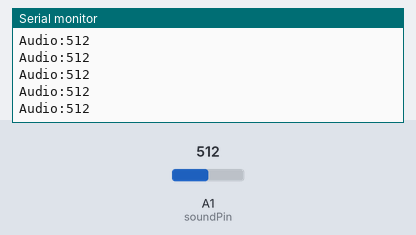
A sketch run on a simulated Arduino Uno, built with avr-gcc and run on an emulated ATmega328P. On the bench: the last lines printed to the serial monitor. Inputs (shaded band) come from the test bench; at power-on: A1 (soundPin) = 512.

Above: at 1.2 s.
1.3 s: A1 (soundPin) set to 993
At 1.61 s:
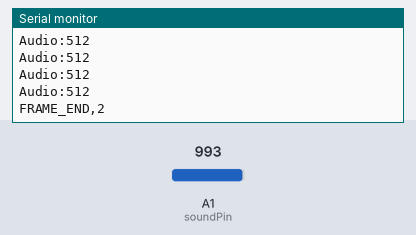
2.8 s: A1 (soundPin) set to 1016
At 3.32 s:
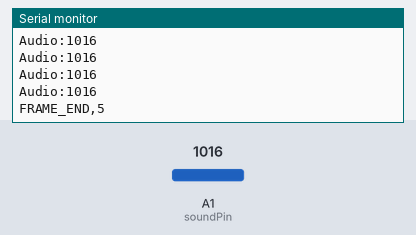
Timing chart, 0 to 5.4 s (numbered marks = the images above; inputs shaded):
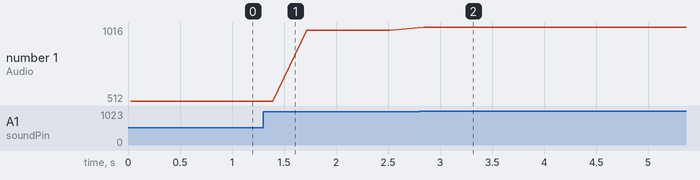

The sketch:

Sound_Frame_Test_03.ino
```cpp
const int soundPin = A1;

const int SAMPLE_COUNT = 256;
const unsigned long SAMPLE_INTERVAL = 104;

int samples[SAMPLE_COUNT];

unsigned long frameID = 0;

void setup() {

  Serial.begin(115200);

  pinMode(soundPin, INPUT);

  // Configure faster ADC sampling
  ADCSRA = (ADCSRA & 0xF8) | 0x05;

  analogRead(soundPin);
}

void loop() {

  // Step 1: Collect 256 audio samples
  unsigned long nextSampleTime = micros();

  for (int i = 0; i < SAMPLE_COUNT; i++) {

    while ((long)(micros() - nextSampleTime) < 0) {
      // Wait until the next sample
    }

    samples[i] = analogRead(soundPin);

    nextSampleTime += SAMPLE_INTERVAL;
  }

  // Step 2: Mark the beginning of the frame
  Serial.print("FRAME_START,");
  Serial.print(frameID);
  Serial.print(",");
  Serial.println(SAMPLE_COUNT);

  // Step 3: Send all samples
  for (int i = 0; i < SAMPLE_COUNT; i++) {

    Serial.print("Audio:");
    Serial.println(samples[i]);
  }

  // Step 4: Mark the end of the frame
  Serial.print("FRAME_END,");
  Serial.println(frameID);

  // Step 5: Prepare next frame
  frameID++;

  delay(300);
}
```

Measured:
- after the input at 2.8 s, the serial monitor: prints a new line at once (image 2)
- plotted number 1: 512 → 993 after the input at 1.3 s, 993 → 1016 after the input at 2.8 s
